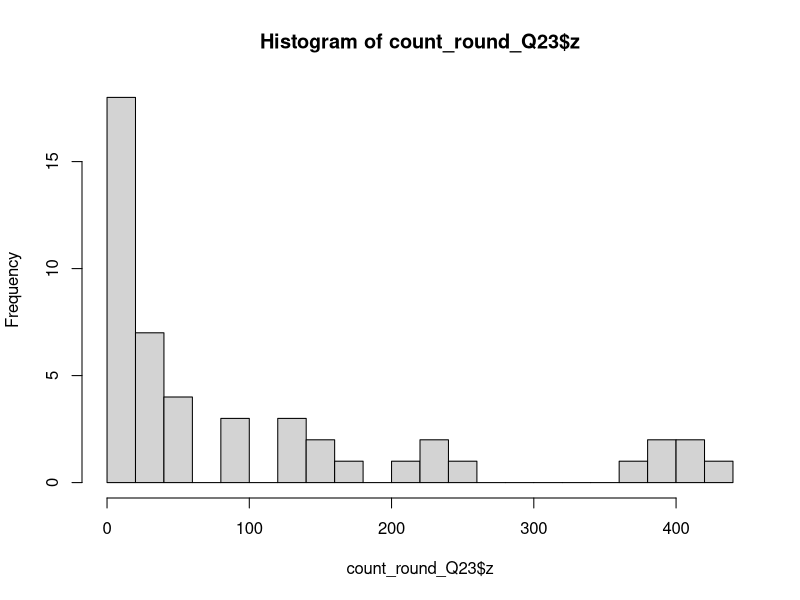
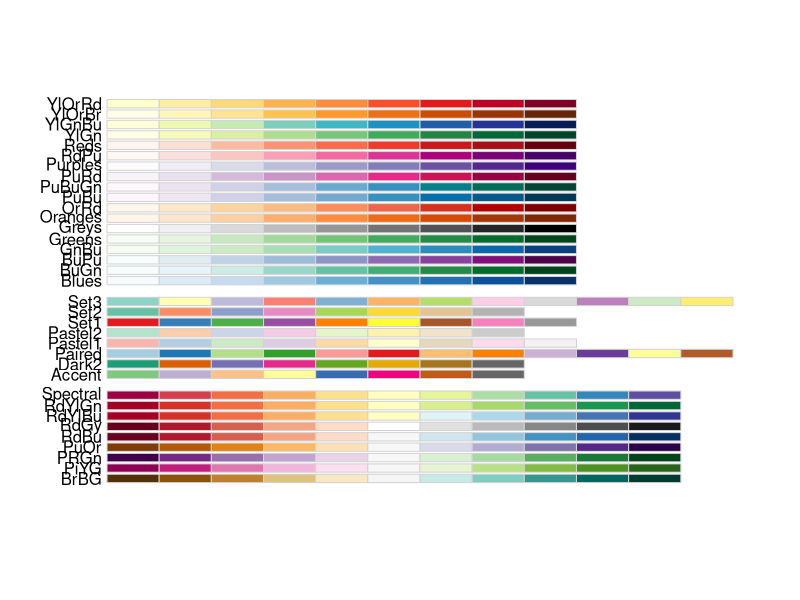
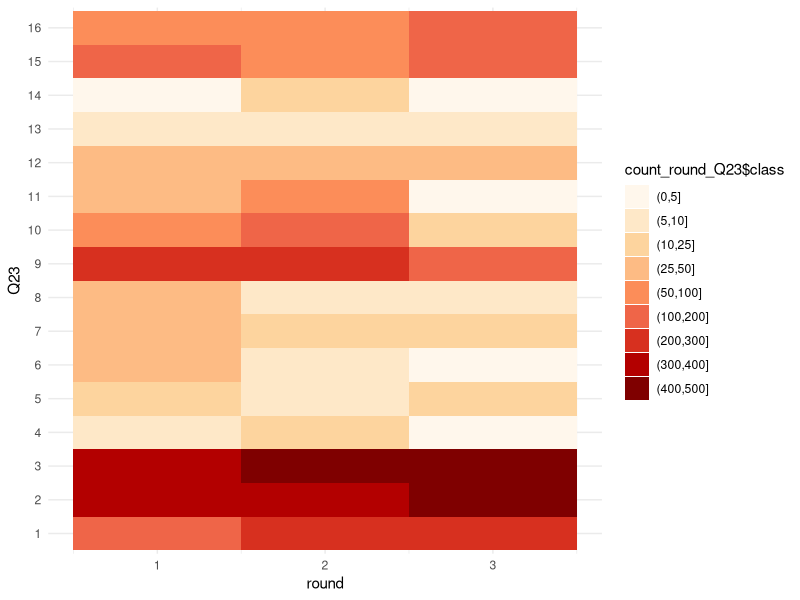
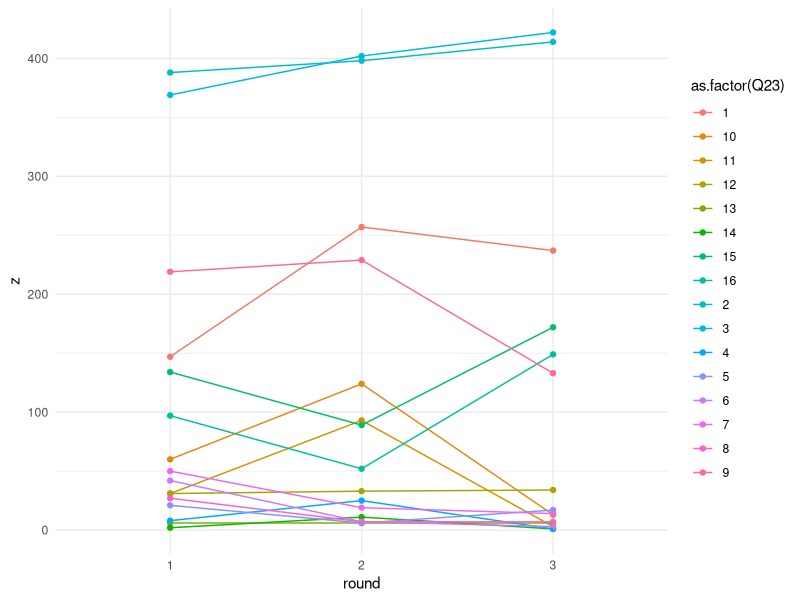
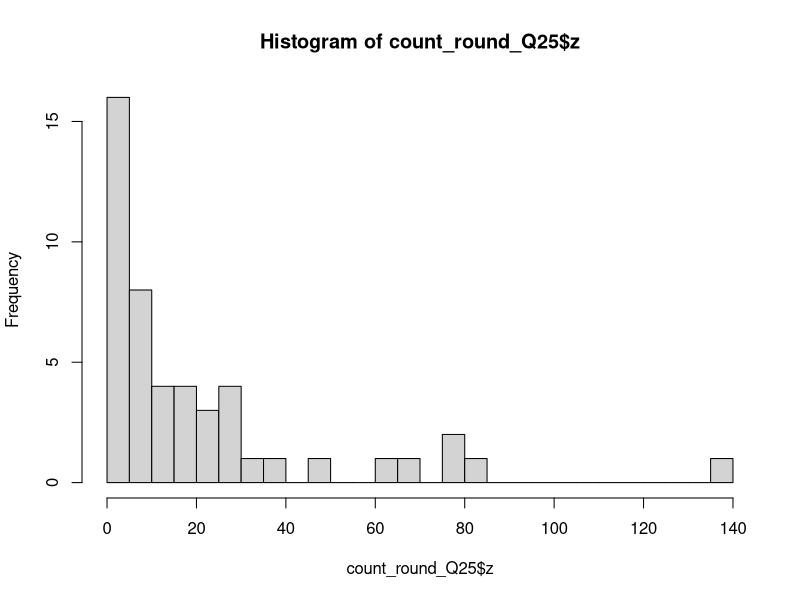
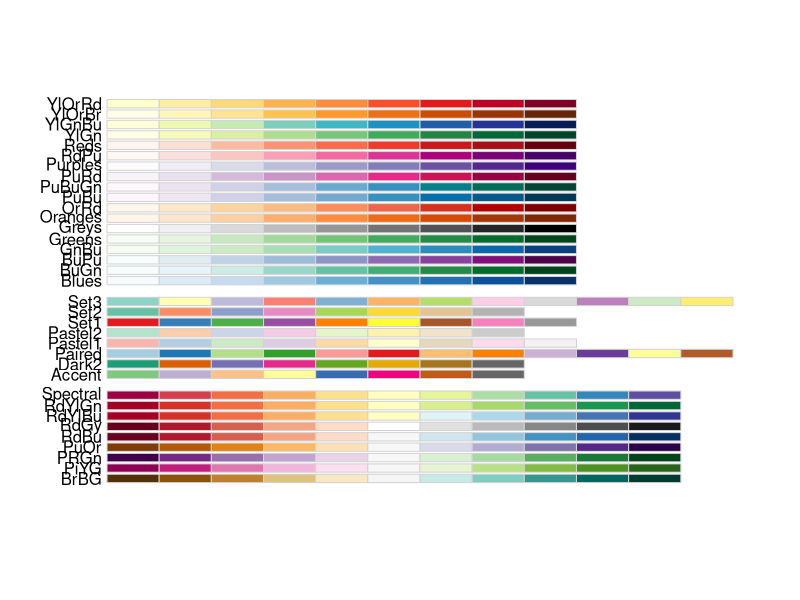
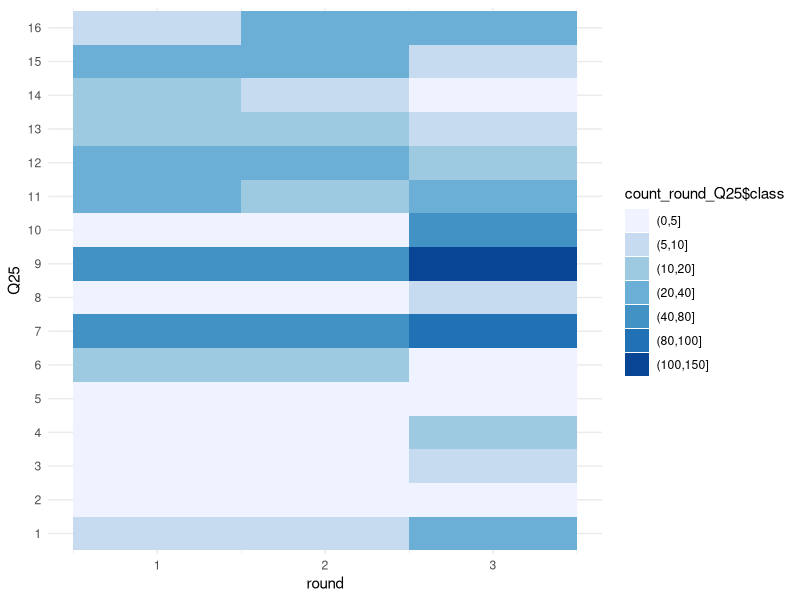
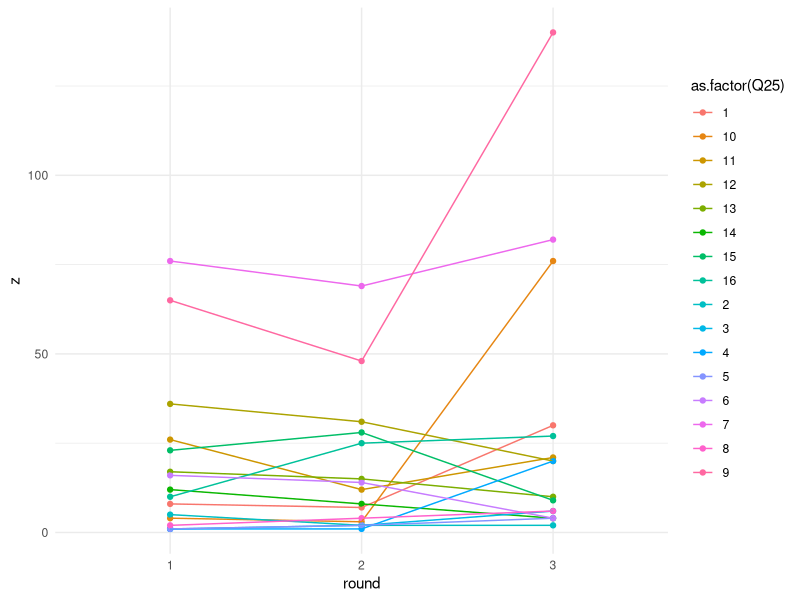

Generate these figures, in order, with R: (Note: this script raises an error after producing the figures.)
install.packages("dplyr")
install.packages("plyr")
install.packages("tidyr")
install.packages("ggplot2")
install.packages("RColorBrewer")
install.packages("rjson")
library(rjson)
library(dplyr)
library(tidyr)
library(RColorBrewer)
library(ggplot2)
# library(gridExtra) -- to assess: grid.arrange(x, y, ncol=2)


# import
pdm1 <- read.table("./combined_3_rounds/pdm1.csv", sep = ",", header = TRUE, quote = "")
pdm2 <- read.table("./combined_3_rounds/pdm2.csv", sep = ",", header = TRUE, quote = "")
pdm3 <- read.table("./combined_3_rounds/pdm3.csv", sep = ",", header = TRUE, quote = "")

#pdm1 <- read.table("./data/pdm1.csv", sep = ",", header = TRUE, quote = "")
#pdm2 <- read.table("./data/pdm2.csv", sep = ",", header = TRUE, quote = "")
#pdm3 <- read.table("./data/pdm3.csv", sep = ",", header = TRUE, quote = "")
#pdm3_bis <- read.table("./data/pdm_combined.csv", sep = ",", header = TRUE, quote = "")


# dataset dims
dim(pdm1) # 500 120 
dim(pdm2) # 500 191
dim(pdm3) # 499 190
# dim(pdm3_bis) # 431 190


# common variables
col_pdm1 <- names(pdm1)
col_pdm2 <- names(pdm2)
col_pdm3 <- names(pdm3)
# col_pdm3_bis <- names(pdm3_bis)

# pairwise
length(intersect(col_pdm1, col_pdm2)) # have 119 in common
length(intersect(col_pdm1, col_pdm3)) # have 118 in common
length(intersect(col_pdm2, col_pdm3)) # have 190 in common

# length(intersect(col_pdm1, col_pdm3bis)) # have 118 in common
# length(intersect(col_pdm2, col_pdm3_bis)) # have 190 in common

# all 3
length(intersect(intersect(col_pdm1, col_pdm2), col_pdm3)) # have 118 in common
#length(intersect(intersect(col_pdm1, col_pdm2), col_pdm3bis)) # have 118 in common

# common columns
comm_col <- intersect(intersect(col_pdm1, col_pdm2), col_pdm3) 
# comm_col_bis <- intersect(intersect(col_pdm1, col_pdm2), col_pdm3_bis) 

# subset pdms for commun variables only
pdm1_com <- pdm1[comm_col]
pdm2_com <- pdm2[comm_col]
pdm3_com <- pdm3[comm_col]

#pdm1_com_bis <- pdm1[comm_col_bis]
#pdm2_com_bis <- pdm2[comm_col_bis]
#pdm3_com_bis <- pdm3[comm_col_bis]

# tagging by rounds
pdm1_com$ROUND <- 1
pdm2_com$ROUND <- 2
pdm3_com$ROUND <- 3

#pdm1_com_bis$ROUND <- 1
#pdm2_com_bis$ROUND <- 2
#pdm3_com_bis$ROUND <- 3


# merging/appending data frames
pdm <- rbind(pdm1_com, pdm2_com)
pdm <- rbind(pdm, pdm3_com)

#pdm_bis <- rbind(pdm1_com_bis, pdm2_com_bis)
#pdm_bis <- rbind(pdm_bis, pdm3_com_bis)

# get household UNHCR File n° present in all 3 rounds
ids_round1 <- unique(pdm[pdm$ROUND == 1,c("M2")])
ids_round2 <- unique(pdm[pdm$ROUND == 2,c("M2")])
ids_round3 <- unique(pdm[pdm$ROUND == 3,c("M2")])
length(intersect(intersect(ids_round1,ids_round2), ids_round3)) # get 208 only

# get household Mobile n° present in all 3 rounds
mobiles_round1 <- unique(pdm[pdm$ROUND == 1,c("M3")])
mobiles_round2 <- unique(pdm[pdm$ROUND == 2,c("M3")])
mobiles_round3 <- unique(pdm[pdm$ROUND == 3,c("M3")])
length(intersect(intersect(mobiles_round1,mobiles_round2), mobiles_round3)) # get 285 only

#ids_round1_bis <- unique(pdm_bis[pdm_bis$ROUND == 1,c("M2")])
#ids_round2_bis <- unique(pdm_bis[pdm_bis$ROUND == 2,c("M2")])
#ids_round3_bis <- unique(pdm_bis[pdm_bis$ROUND == 3,c("M2")])
#length(intersect(intersect(ids_round1_bis,ids_round2_bis), ids_round3_bis)) # get 363 only

# get household Serial present in all 3 rounds
serials_round1 <- unique(pdm[pdm$ROUND == 1,c("Serial")])
serials_round2 <- unique(pdm[pdm$ROUND == 2,c("Serial")])
serials_round3 <- unique(pdm[pdm$ROUND == 3,c("Serial")])


length(intersect(intersect(serials_round1,serials_round2), serials_round3)) # get 431 only
common_serials <- intersect(intersect(serials_round1,serials_round2), serials_round3)

#serials_round1_bis <- unique(pdm_bis[pdm_bis$ROUND == 1,c("Serial")])
#serials_round2_bis <- unique(pdm_bis[pdm_bis$ROUND == 2,c("Serial")])
#serials_round3_bis <- unique(pdm_bis[pdm_bis$ROUND == 3,c("Serial")])
#length(intersect(intersect(serials_round1_bis,serials_round2_bis), serials_round3_bis)) # get 429 only
# IDEM THAN WITH DEFAULT PDM3 FILE !!

# get cleaned data - common households over 3 rounds with same variables
data <- pdm[pdm$Serial %in% common_serials,]

# switching to dplyr now
data <- tbl_df(data)

# PREPARE CHILDREN DATASET - PROFILE (select last round only)
data_round3 <- filter(data, ROUND == 3) # using round 3 as reference
# write a function for that, please !
c1 <- select(data_round3, Serial, D4A.1:D4E.1)
names(c1) <- c("hh","gender","age", "edu_rec", "edu_type", "work")
c2 <- select(data_round3, Serial, D4A.2:D4E.2)
names(c2) <- c("hh","gender","age", "edu_rec", "edu_type", "work")
c3 <- select(data_round3, Serial, D4A.3:D4E.3)
names(c3) <- c("hh","gender","age", "edu_rec", "edu_type", "work")
c4 <- select(data_round3, Serial, D4A.4:D4E.4)
names(c4) <- c("hh","gender","age", "edu_rec", "edu_type", "work")
c5 <- select(data_round3, Serial, D4A.5:D4E.5)
names(c5) <- c("hh","gender","age", "edu_rec", "edu_type", "work")
c6 <- select(data_round3, Serial, D4A.6:D4E.6)
names(c6) <- c("hh","gender","age", "edu_rec", "edu_type", "work")
c7 <- select(data_round3, Serial, D4A.7:D4E.7)
names(c7) <- c("hh","gender","age", "edu_rec", "edu_type", "work")
c8 <- select(data_round3, Serial, D4A.8:D4E.8)
names(c8) <- c("hh","gender","age", "edu_rec", "edu_type", "work")
c9 <- select(data_round3, Serial, D4A.9:D4E.9)
names(c9) <- c("hh","gender","age", "edu_rec", "edu_type", "work")

children <- bind_rows(c1,c2,c3,c4,c5,c6,c7,c8,c9)



# remove rows where age = "U" [code for NA in data provided]
#children <- children[!is.na(children$age),]
children <- filter(children, age != "U")
children <- mutate(children, age = as.numeric(age)) # coerce as.numeric

# sort by hh (id)
children <- arrange(children, hh)

# ceiling age < 1 to round them to 1 -- coding is wierd anyway: 0.11, 0.6, ...
children <- mutate(children, age = ceiling(age))


# export to json
children_json <- toJSON(unname(split(children, 1:nrow(children))))
# cat(test)

sink("children.json")
cat(children_json)
sink()


# PREPARE EDUCATION DATASET 
# write a function for that, please !
c1 <- select(data, Serial, D4A.1:D4E.1, ROUND, D5, M4, S2)
names(c1) <- c("hh","gender","age", "edu_rec", "edu_type", "work", "round", "head", "pov_line", "loc")
c2 <- select(data, Serial, D4A.2:D4E.2, ROUND, D5, M4, S2)
names(c2) <- c("hh","gender","age", "edu_rec", "edu_type", "work", "round", "head", "pov_line", "loc")
c3 <- select(data, Serial, D4A.3:D4E.3, ROUND, D5, M4, S2)
names(c3) <- c("hh","gender","age", "edu_rec", "edu_type", "work", "round", "head", "pov_line", "loc")
c4 <- select(data, Serial, D4A.4:D4E.4, ROUND, D5, M4, S2)
names(c4) <- c("hh","gender","age", "edu_rec", "edu_type", "work", "round", "head", "pov_line", "loc")
c5 <- select(data, Serial, D4A.5:D4E.5, ROUND, D5, M4, S2)
names(c5) <- c("hh","gender","age", "edu_rec", "edu_type", "work", "round", "head", "pov_line", "loc")
c6 <- select(data, Serial, D4A.6:D4E.6, ROUND, D5, M4, S2)
names(c6) <- c("hh","gender","age", "edu_rec", "edu_type", "work", "round", "head", "pov_line", "loc")
c7 <- select(data, Serial, D4A.7:D4E.7, ROUND, D5, M4, S2)
names(c7) <- c("hh","gender","age", "edu_rec", "edu_type", "work", "round", "head", "pov_line", "loc")
c8 <- select(data, Serial, D4A.8:D4E.8, ROUND, D5, M4, S2)
names(c8) <- c("hh","gender","age", "edu_rec", "edu_type", "work", "round", "head", "pov_line", "loc")
c9 <- select(data, Serial, D4A.9:D4E.9, ROUND, D5, M4, S2)
names(c9) <- c("hh","gender","age", "edu_rec", "edu_type", "work", "round", "head", "pov_line", "loc")

edu <- bind_rows(c1,c2,c3,c4,c5,c6,c7,c8,c9)
edu <- filter(edu, age != "U")
edu <- select(edu, hh, gender, age, edu_rec, round, head, pov_line, loc)

edu$loc[edu$loc %in% c(7,8,9,10, 12)] <- 99

edu <- mutate(edu, age = as.numeric(age)) # coerce as.numeric

# ceiling age < 1 to round them to 1 -- coding is wierd anyway: 0.11, 0.6, ...
edu <- mutate(edu, age = ceiling(age))

# export to json
edu_json <- toJSON(unname(split(edu, 1:nrow(edu))))

sink("education.json")
cat(edu_json)
sink()


# PREPARE HOUSEHOLDS DATASET (hh: Serial, D5: head, M4: pov_line, D6: has_dis, S2: location)
households <- select(data_round3, Serial, D5, M4, D6, S2)
names(households) <- c("hh","head","pov_line", "has_dis", "loc")
# merge all others (7,8,9,10) to 99
households$loc[households$loc %in% c(7,8,9,10, 12)] <- 99

households_json <- toJSON(unname(split(households, 1:nrow(households))))
sink("households.json")
cat(households_json)
sink()


# PREPARE OUTCOMES DATASET (hh: Serial, round: ROUND, imp: Q20, needs: Q17)
outcomes <- select(data, Serial, ROUND, Q20, Q17, Q16, Q18)
# merge Q16 
# (1,2,3) -> 1 [Education expenditures]
# (4,5,6) -> 2 [Health cares expenditures]
# (7,8,9) -> 3 [Food expenditures]
# (10, 11, 12, 13, 14) -> 99 [Other expenditures]
#outcomes$Q16 <- as.numeric(levels(outcomes$Q16))[outcomes$Q16]
outcomes$Q16[outcomes$Q16 %in% c(1,2,3)] <- 1
outcomes$Q16[outcomes$Q16 %in% c(4,5,6)] <- 2
outcomes$Q16[outcomes$Q16 %in% c(7,8,9)] <- 3
outcomes$Q16[outcomes$Q16 %in% c(0, 10,11,12,13,14)] <- 99
outcomes$Q18[outcomes$Q18 %in% c(0)] <- 2

names(outcomes) <- c("hh","round","imp", "needs", "exp_child_most", "cov_child_exp")
outcomes_json <- toJSON(unname(split(outcomes, 1:nrow(outcomes))))
sink("outcomes.json")
cat(outcomes_json)
sink()


# PREPARE MAIN SOURCES OF INCOME DATASET [1: UN cash assistance, 2: WFP voucher, 5: Paid labour]
sources_income <- select(data, Serial, ROUND, D9)
split_D9 <- strsplit(as.character(sources_income$D9), split = " ")
serial <- rep(sources_income$Serial, sapply(split_D9, length))
round <- rep(sources_income$ROUND, sapply(split_D9, length))
sources_income_single <- data.frame(serial = serial, round = round, D9 = unlist(split_D9))
sources_income_single <- tbl_df(sources_income_single)
# merge  3,4,6,7,97 to 99 [other]

sources_income_single$D9 <- as.numeric(levels(sources_income_single$D9))[sources_income_single$D9]
sources_income_single$D9[sources_income_single$D9 %in% c(3,4,6,7,97)] <- 99

#sources_income_single %>% group_by(round, D9) %>% summarise(perc = round((n() / 431)*100))

names(sources_income_single) <- c("hh","round","income")
incomes_json <- toJSON(unname(split(sources_income_single, 1:nrow(sources_income_single))))
sink("incomes.json")
cat(incomes_json)
sink()


# PREPARE ECONOMIC CONTRIBUTOR DATASET D8 [1: Father, 2: Mother, 3: Other adult, 4: Child over 16, 5: Child under 16, 6: None]
eco_contrib <- select(data, Serial, ROUND, D8)
split_D8 <- strsplit(as.character(eco_contrib$D8), split = " ")
serial <- rep(eco_contrib$Serial, sapply(split_D8, length))
round <- rep(eco_contrib$ROUND, sapply(split_D8, length))
eco_contrib_single <- data.frame(serial = serial, round = round, D8 = unlist(split_D8))
eco_contrib_single <- tbl_df(eco_contrib_single)

eco_contrib_single$D8 <- as.numeric(levels(eco_contrib_single$D8))[eco_contrib_single$D8]
eco_contrib_single$D8[eco_contrib_single$D8 %in% c(0)] <- 6

names(eco_contrib_single) <- c("hh","round","eco_contrib")
eco_contrib_json <- toJSON(unname(split(eco_contrib_single, 1:nrow(eco_contrib_single))))
sink("eco_contributors.json")
cat(eco_contrib_json)
sink()



# PREPARE EXPENDITURES DATASET 
expenditures <- select(data, Serial, ROUND, Q12)
split_Q12 <- strsplit(as.character(expenditures$Q12), split = " ")

serial <- rep(expenditures$Serial, sapply(split_Q12, length))
round <- rep(expenditures$ROUND, sapply(split_Q12, length))
expenditures_single <- data.frame(serial = serial, round = round, Q12 = unlist(split_Q12))
expenditures_single <- tbl_df(expenditures_single)
# merge  0 to 97 [other]
expenditures_single$Q12 <- as.numeric(levels(expenditures_single$Q12))[expenditures_single$Q12]
expenditures_single$Q12[expenditures_single$Q12 %in% c(0)] <- 97

names(expenditures_single) <- c("hh","round","exp")
expenditures_json <- toJSON(unname(split(expenditures_single, 1:nrow(expenditures_single))))
sink("expenditures.json")
cat(expenditures_json)
sink()


# PREPARE EXPENDITURES CHILDREN-SPECIFIC DATASET 
expenditures_child <- select(data, Serial, ROUND, Q14)
split_Q14 <- strsplit(as.character(expenditures_child$Q14), split = " ")

serial <- rep(expenditures_child$Serial, sapply(split_Q14, length))
round <- rep(expenditures_child$ROUND, sapply(split_Q14, length))
expenditures_child_single <- data.frame(serial = serial, round = round, Q14 = unlist(split_Q14))
expenditures_child_single <- tbl_df(expenditures_child_single)

# merge  0 -> 99, 1 -> 3, 8 -> 7, 14 -> 12, 
expenditures_child_single$Q14 <- as.numeric(levels(expenditures_child_single$Q14))[expenditures_child_single$Q14]
expenditures_child_single$Q14[expenditures_child_single$Q14 %in% c(0)] <- 99
expenditures_child_single$Q14[expenditures_child_single$Q14 %in% c(1)] <- 3
expenditures_child_single$Q14[expenditures_child_single$Q14 %in% c(8)] <- 7
expenditures_child_single$Q14[expenditures_child_single$Q14 %in% c(14)] <- 12

names(expenditures_child_single) <- c("hh","round","exp_child")
expenditures_child_json <- toJSON(unname(split(expenditures_child_single, 1:nrow(expenditures_child_single))))
sink("expenditures_children.json")
cat(expenditures_child_json)
sink()


# PREPARE CURRENTLY USED COPING MECHANISMS - Q23
current_coping <- select(data, Serial, ROUND, Q23)
split_Q23 <- strsplit(as.character(current_coping$Q23), split = " ")
serial <- rep(current_coping$Serial, sapply(split_Q23, length))
round <- rep(current_coping$ROUND, sapply(split_Q23, length))
current_coping_single <- data.frame(serial = serial, round = round, Q23 = unlist(split_Q23))
current_coping_single <- tbl_df(current_coping_single)
# merge  0,21 to 97 [other]
current_coping_single$Q23 <- as.numeric(levels(current_coping_single$Q23))[current_coping_single$Q23]
current_coping_single$Q23[current_coping_single$Q23 %in% c(0,21)] <- 97

names(current_coping_single) <- c("hh","round","curr_cop")
current_coping_json <- toJSON(unname(split(current_coping_single, 1:nrow(current_coping_single))))
sink("current_coping_mechanisms.json")
cat(current_coping_json)
sink()

# PREPARE STOPPED COPING MECHANISMS - Q25
stopped_coping <- select(data, Serial, ROUND, Q25)
split_Q25 <- strsplit(as.character(stopped_coping$Q25), split = " ")
serial <- rep(stopped_coping$Serial, sapply(split_Q25, length))
round <- rep(stopped_coping$ROUND, sapply(split_Q25, length))
stopped_coping_single <- data.frame(serial = serial, round = round, Q25 = unlist(split_Q25))
stopped_coping_single <- tbl_df(stopped_coping_single)

# merge  0, 20, 21 to 97 [other]
stopped_coping_single$Q25 <- as.numeric(levels(stopped_coping_single$Q25))[stopped_coping_single$Q25]
stopped_coping_single$Q25[stopped_coping_single$Q25 %in% c(0,20,21, 99)] <- 97

names(stopped_coping_single) <- c("hh","round","stop_cop")
stopped_coping_json <- toJSON(unname(split(stopped_coping_single, 1:nrow(stopped_coping_single))))
sink("stopped_coping_mechanisms.json")
cat(stopped_coping_json)
sink()


# # households cutting back on education reduction - Q25 item 12
has12 <- function(list) { "12" %in% strsplit(as.character(list), split = " ")[[1]]}
criteria <- sapply(as.character(data$Q25), has12) 
#View(data[t,"Q25"])
notCuttingEdu <- data[criteria,]
byRound <- group_by(notCuttingEdu, ROUND)
summarise(byRound, count = n())
# it reduces over
#   ROUND count
#   (dbl) (int)
#1      1    36
#2      2    31
#3      3    20




# visualizing contingency tables -- use case of currentcoping mechanisms 
coping_current <- select(data, Serial, ROUND, Q23)
split_current <- strsplit(as.character(coping_current$Q23), split = " ")

serial <- rep(coping_current$Serial, sapply(split_current, length))
round <- rep(coping_current$ROUND, sapply(split_current, length))

coping_current_single <- data.frame(serial = serial, round = round, Q23 = unlist(split_current))
coping_current_single$Q23 <- as.character(coping_current_single$Q23)
coping_current_single_1_to_16 <- filter(coping_current_single, Q23 %in% as.character(1:16))
by_round_Q23 <- group_by(coping_current_single_1_to_16, round, Q23)
count_round_Q23 <- summarise(by_round_Q23, z = n())

# find proper colour classes 
hist(count_round_Q23$z, breaks=20)
# 0-50 50-100 100-200 200-300 300 and more

count_round_Q23$class <- cut(count_round_Q23$z, c(0, 5, 10, 25, 50, 100, 200, 300, 400, 500))

# plot
display.brewer.all()

contingency_Q23_plot <- ggplot(count_round_Q23, aes(round, Q23))
contingency_Q23_plot + geom_tile(aes(fill=count_round_Q23$class)) + theme_minimal() + scale_fill_manual(values = brewer.pal(9,"OrRd")) + scale_y_discrete(limits=as.character(1:16)) 

contingency_Q23_plot_para <- ggplot(count_round_Q23, aes(round, z, color = as.factor(Q23)))
contingency_Q23_plot_para + geom_point() + geom_line()  + theme_minimal() + scale_x_discrete(limits=as.character(1:3)) 

# visualizing contingency tables -- use case of currentcoping mechanisms 
coping_avoided <- select(data, Serial, ROUND, Q25)
split_avoided <- strsplit(as.character(coping_avoided$Q25), split = " ")
serial <- rep(coping_avoided$Serial, sapply(split_avoided, length))
round <- rep(coping_avoided$ROUND, sapply(split_avoided, length))

coping_avoided_single <- data.frame(serial = serial, round = round, Q25 = unlist(split_avoided))
coping_avoided_single$Q25 <- as.character(coping_avoided_single$Q25)
coping_avoided_single_1_to_16 <- filter(coping_avoided_single, Q25 %in% as.character(1:16))
by_round_Q25 <- group_by(coping_avoided_single_1_to_16, round, Q25)
count_round_Q25 <- summarise(by_round_Q25, z = n())

# find proper colour classes 
hist(count_round_Q25$z, breaks=20)
# 0-50 50-100 100-200 200-300 300 and more

count_round_Q25$class <- cut(count_round_Q25$z, c(0, 5, 10, 20, 40, 80, 100, 150))

# plot
display.brewer.all()

contingency_Q25_plot <- ggplot(count_round_Q25, aes(round, Q25))
contingency_Q25_plot + geom_tile(aes(fill=count_round_Q25$class)) + theme_minimal() + scale_fill_manual(values = brewer.pal(7,"Blues")) + scale_y_discrete(limits=as.character(1:16)) 

# as // coordinates
contingency_Q25_plot_para <- ggplot(count_round_Q25, aes(round, z, color = as.factor(Q25)))
contingency_Q25_plot_para + geom_point() + geom_line()  + theme_minimal() + scale_x_discrete(limits=as.character(1:3)) 




# visualizing child focused expenses
children_expenses <- select(data, Serial, Q15A, Q15B, Q15C, Q15D, ROUND)
children_expenses_gath <- gather(children_expenses, type, amount, -Serial, -ROUND, na.rm = TRUE)
children_expenses_gath$type <- substr(children_expenses_gath$type, 4,5)

by_round_type <- group_by(children_expenses_gath, ROUND, type)
sum_children_expenses_by_type_round <- summarise(by_round_type, sum = sum(amount))

children_exp_plot <- ggplot(sum_children_expenses_by_type_round, aes(ROUND, sum, color = type))
children_exp_plot + geom_point() + geom_line() + scale_x_discrete() + theme_minimal() + scale_color_brewer(palette = "Set1")



# 78,854 spent in total over the 3 rounds
# 1504 children
# 52.43 USD / children over the 3 months => 87% of what have been distributed captured here



# visualizing overall life improvement by # of children
# D4 is number of children

hh_improved_all <- select(data, D4, Q20, ROUND, Serial)

hh_improved <- filter(select(data, D4, Q20, ROUND, Serial), Q20 == 1)
hh_improved_yes <- filter(select(data, D4, Q20, ROUND, Serial), Q20 == 1)
get_total_children_round <- function(round, nb_children) {dim(filter(hh_improved_all, D4 == nb_children , ROUND == round))[1]}
by_round_nb_children <- summarise(group_by(hh_improved, ROUND, D4), perc = n() / get_total_children_round(ROUND, D4)*100)
by_round_nb_children <- filter(by_round_nb_children, D4 != 0)

round_children_plot <- ggplot(by_round_nb_children, aes(D4, perc, color = as.factor(ROUND)))
round_children_plot + geom_point() + geom_line()  + theme_minimal() + scale_color_brewer(palette = "Set1") +scale_x_discrete(limits=as.character(1:9))


## DATA VIS.
# testing 3 var. plotting through jittering
ggplot(pdm, aes(factor(pdm$ROUND), factor(pdm$Q17))) + geom_jitter(aes(colour = factor(M4), alpha = 1/10)) + theme_minimal()

# improving living condition over rounds
imp_liv_cond <- pdm[pdm$Q20 != 0, c("Q20", "ROUND")]
ggplot(imp_liv_cond, aes(factor(imp_liv_cond$ROUND), fill=factor(imp_liv_cond$Q20))) + geom_bar(position = "fill", width = 0.6, size = 0.2) + coord_flip() + theme_minimal() + scale_fill_manual(values = c("#377eb8", "#e41a1c"), name = "Improved overall living condition", labels = c("Yes", "No")) + xlab("Round") + ylab("") + scale_y_continuous(labels = scales::percent)

# cover basic needs
cover_basic_needs <- pdm[pdm$Q17 != 0, c("Q17", "ROUND")]
ggplot(cover_basic_needs, aes(factor(cover_basic_needs$ROUND), fill=factor(cover_basic_needs$Q17)))  + geom_bar(position = "fill", width = 0.6, size = 0.2) + coord_flip() + theme_minimal() + scale_fill_manual(values = rev(brewer.pal(4,"PuBu")), name = "How far does it help covering basic needs ?", labels = c("Significantly", "Moderatly", "Slightly", "Not at all")) + xlab("Round") + ylab("") + scale_y_continuous(labels = scales::percent)
